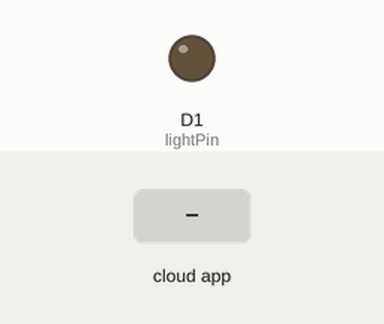
This sketch was run on a simulated ESP8266 (NodeMCU). On the bench: output pins drawn as LEDs (lit = HIGH). Inputs (shaded band) come from the test bench. WiFi joins after 1.5 s; servers stay silent unless stated; the Firebase database answers and starts empty; what the sketch prints to the serial monitor is not drawn.

Above: at 2.7 s.
2.8 s: the phone or cloud app sets light to 1
At 3.5 s:
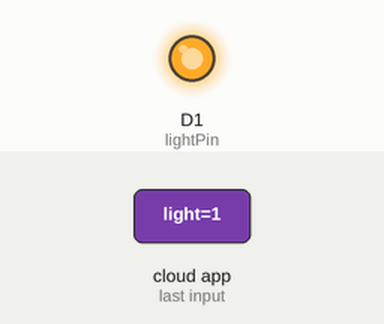
4.3 s: the phone or cloud app sets light to 0
At 5.4 s:
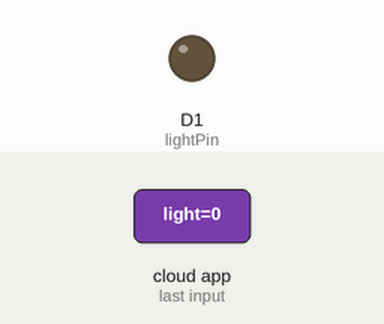
Timing chart, 0 to 7.3 s (numbered marks = the images above; inputs shaded):
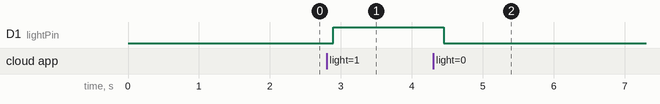

Measured:
- after the input at 2.8 s, D1 (lightPin): LOW → HIGH after 0.10 s
- after the input at 4.3 s, D1 (lightPin): HIGH → LOW after 0.15 s

The sketch:

sketch_jul17a.ino
```cpp
#include <ESP8266WiFi.h>
#include <Firebase_ESP_Client.h>

//--WiFi
#define WIFI_SSID "Dnk"
#define WIFI_PASSWORD "(Dinuka0512)"

//--Firebase
#define API_KEY "AIzaSyB8YbWMEOLP3T9oqNibQOx3hXhcmXmzn9A"
#define DATABASE_URL "https://led-automated-switch-default-rtdb.firebaseio.com/"

//--Firebase Login
#define USER_EMAIL "Dinuka0512@gmail.com"
#define USER_PASSWORD "121212"

//--Firebase Objects
FirebaseData fbdo;
FirebaseAuth auth;
FirebaseConfig config;

//--Hardware
const uint8_t lightPin = D1;

//--State
bool currentLightState = false;
bool lastLightState = false;

void setup() {
  Serial.begin(115200);

  pinMode(lightPin, OUTPUT);
  digitalWrite(lightPin, LOW);

  connectToWiFi();
  setupFirebase();

  Serial.println("System Ready");
}

void loop() {
  if (!Firebase.ready()) {
    Serial.println("Firebase Not Ready");
    delay(1000);
    return;
  }

  readLightState();
  delay(5);
}

void setupFirebase() {
  config.api_key = API_KEY;
  config.database_url = DATABASE_URL;

  auth.user.email = USER_EMAIL;
  auth.user.password = USER_PASSWORD;

  Firebase.begin(&config, &auth);
  Firebase.reconnectWiFi(true);

  Serial.println("Firebase Started");
}

void readLightState() {
  if (Firebase.RTDB.getBool(&fbdo, "/devices/light")) {
    currentLightState = fbdo.boolData();

    if (currentLightState != lastLightState) {
      updateLight(currentLightState);
      lastLightState = currentLightState;
    }
  } else {
    Serial.print("Firebase Error: ");
    Serial.println(fbdo.errorReason());
  }
}

void updateLight(bool state) {
  digitalWrite(lightPin, state ? HIGH : LOW);

  Serial.print("Light: ");
  Serial.println(state ? "ON" : "OFF");
}

void connectToWiFi() {
  WiFi.mode(WIFI_STA);
  WiFi.begin(WIFI_SSID, WIFI_PASSWORD);

  Serial.print("Connecting to WiFi");

  while (WiFi.status() != WL_CONNECTED) {
    delay(250);
    Serial.print(".");
  }

  Serial.println();
  Serial.println("WiFi Connected!");

  Serial.print("IP Address: ");
  Serial.println(WiFi.localIP());
}
```
